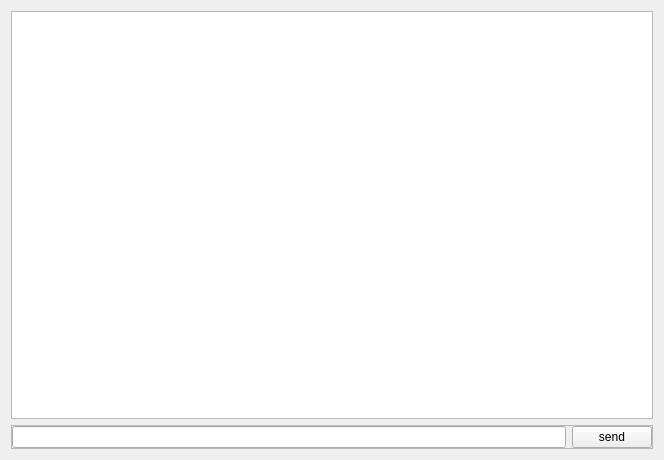
<?xml version="1.0" encoding="UTF-8"?>
<ui version="4.0">
 <class>SerialWidget</class>
 <widget class="QWidget" name="SerialWidget">
  <property name="geometry">
   <rect>
    <x>0</x>
    <y>0</y>
    <width>664</width>
    <height>460</height>
   </rect>
  </property>
  <property name="windowTitle">
   <string>Form</string>
  </property>
  <layout class="QVBoxLayout" name="verticalLayout">
   <item>
    <widget class="QTextEdit" name="textEdit"/>
   </item>
   <item>
    <widget class="QFrame" name="frame">
     <property name="sizePolicy">
      <sizepolicy hsizetype="Expanding" vsizetype="Fixed">
       <horstretch>0</horstretch>
       <verstretch>0</verstretch>
      </sizepolicy>
     </property>
     <property name="minimumSize">
      <size>
       <width>0</width>
       <height>50</height>
      </size>
     </property>
     <property name="frameShape">
      <enum>QFrame::StyledPanel</enum>
     </property>
     <property name="frameShadow">
      <enum>QFrame::Raised</enum>
     </property>
     <layout class="QHBoxLayout" name="horizontalLayout">
      <property name="sizeConstraint">
       <enum>QLayout::SetMinAndMaxSize</enum>
      </property>
      <property name="leftMargin">
       <number>0</number>
      </property>
      <property name="topMargin">
       <number>0</number>
      </property>
      <property name="rightMargin">
       <number>0</number>
      </property>
      <property name="bottomMargin">
       <number>0</number>
      </property>
      <item>
       <widget class="QLineEdit" name="lineEdit">
        <property name="sizePolicy">
         <sizepolicy hsizetype="Expanding" vsizetype="Expanding">
          <horstretch>0</horstretch>
          <verstretch>0</verstretch>
         </sizepolicy>
        </property>
       </widget>
      </item>
      <item>
       <widget class="QPushButton" name="pushButton">
        <property name="sizePolicy">
         <sizepolicy hsizetype="Minimum" vsizetype="Expanding">
          <horstretch>0</horstretch>
          <verstretch>0</verstretch>
         </sizepolicy>
        </property>
        <property name="text">
         <string>send</string>
        </property>
       </widget>
      </item>
     </layout>
    </widget>
   </item>
  </layout>
 </widget>
 <resources/>
 <connections/>
</ui>
